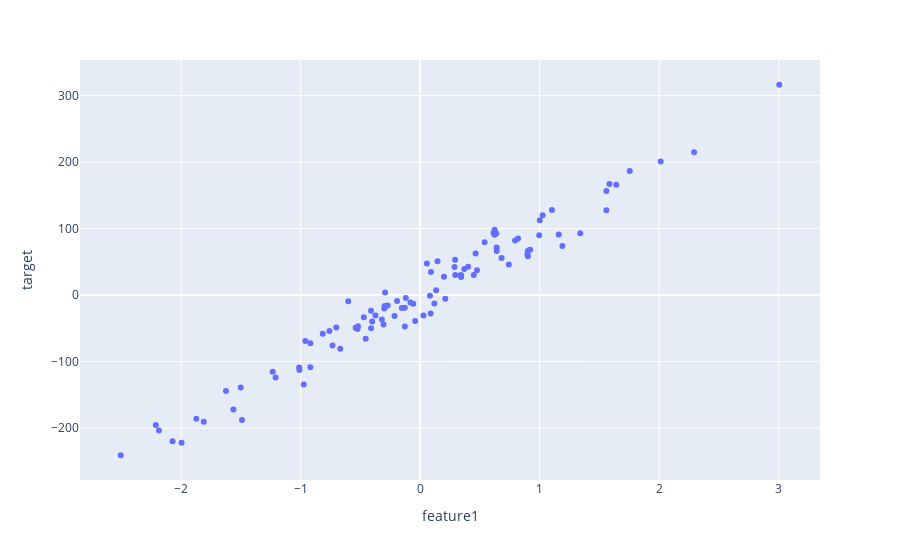

The code cell stored with this chart in its notebook:
### Code cell
fig = px.scatter(df, x='feature1', y='target')

fig.show()
